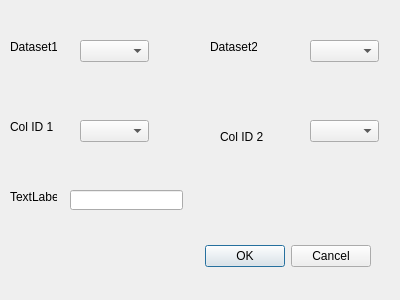
<?xml version="1.0" encoding="UTF-8"?>
<ui version="4.0">
 <class>DM_MergeByColDialog</class>
 <widget class="QDialog" name="DM_MergeByColDialog">
  <property name="geometry">
   <rect>
    <x>0</x>
    <y>0</y>
    <width>400</width>
    <height>300</height>
   </rect>
  </property>
  <property name="windowTitle">
   <string>Dialog</string>
  </property>
  <widget class="QDialogButtonBox" name="buttonBox">
   <property name="geometry">
    <rect>
     <x>30</x>
     <y>240</y>
     <width>341</width>
     <height>32</height>
    </rect>
   </property>
   <property name="orientation">
    <enum>Qt::Horizontal</enum>
   </property>
   <property name="standardButtons">
    <set>QDialogButtonBox::Cancel|QDialogButtonBox::Ok</set>
   </property>
  </widget>
  <widget class="QComboBox" name="dataset1_CB">
   <property name="geometry">
    <rect>
     <x>80</x>
     <y>40</y>
     <width>69</width>
     <height>22</height>
    </rect>
   </property>
  </widget>
  <widget class="QComboBox" name="colID1_CB">
   <property name="geometry">
    <rect>
     <x>80</x>
     <y>120</y>
     <width>69</width>
     <height>22</height>
    </rect>
   </property>
  </widget>
  <widget class="QComboBox" name="dataset2_CB">
   <property name="geometry">
    <rect>
     <x>310</x>
     <y>40</y>
     <width>69</width>
     <height>22</height>
    </rect>
   </property>
  </widget>
  <widget class="QComboBox" name="colID2_CB">
   <property name="geometry">
    <rect>
     <x>310</x>
     <y>120</y>
     <width>69</width>
     <height>22</height>
    </rect>
   </property>
  </widget>
  <widget class="QLabel" name="label">
   <property name="geometry">
    <rect>
     <x>10</x>
     <y>40</y>
     <width>47</width>
     <height>13</height>
    </rect>
   </property>
   <property name="text">
    <string>Dataset1</string>
   </property>
  </widget>
  <widget class="QLabel" name="label_2">
   <property name="geometry">
    <rect>
     <x>210</x>
     <y>40</y>
     <width>47</width>
     <height>13</height>
    </rect>
   </property>
   <property name="text">
    <string>Dataset2</string>
   </property>
  </widget>
  <widget class="QLabel" name="label_3">
   <property name="geometry">
    <rect>
     <x>10</x>
     <y>120</y>
     <width>47</width>
     <height>13</height>
    </rect>
   </property>
   <property name="text">
    <string>Col ID 1</string>
   </property>
  </widget>
  <widget class="QLabel" name="label_4">
   <property name="geometry">
    <rect>
     <x>220</x>
     <y>130</y>
     <width>47</width>
     <height>13</height>
    </rect>
   </property>
   <property name="text">
    <string>Col ID 2</string>
   </property>
  </widget>
  <widget class="QLabel" name="label_5">
   <property name="geometry">
    <rect>
     <x>10</x>
     <y>190</y>
     <width>47</width>
     <height>13</height>
    </rect>
   </property>
   <property name="text">
    <string>TextLabel</string>
   </property>
  </widget>
  <widget class="QLineEdit" name="newDatasetName">
   <property name="geometry">
    <rect>
     <x>70</x>
     <y>190</y>
     <width>113</width>
     <height>20</height>
    </rect>
   </property>
  </widget>
 </widget>
 <resources/>
 <connections>
  <connection>
   <sender>buttonBox</sender>
   <signal>accepted()</signal>
   <receiver>DM_MergeByColDialog</receiver>
   <slot>accept()</slot>
   <hints>
    <hint type="sourcelabel">
     <x>248</x>
     <y>254</y>
    </hint>
    <hint type="destinationlabel">
     <x>157</x>
     <y>274</y>
    </hint>
   </hints>
  </connection>
  <connection>
   <sender>buttonBox</sender>
   <signal>rejected()</signal>
   <receiver>DM_MergeByColDialog</receiver>
   <slot>reject()</slot>
   <hints>
    <hint type="sourcelabel">
     <x>316</x>
     <y>260</y>
    </hint>
    <hint type="destinationlabel">
     <x>286</x>
     <y>274</y>
    </hint>
   </hints>
  </connection>
 </connections>
</ui>
